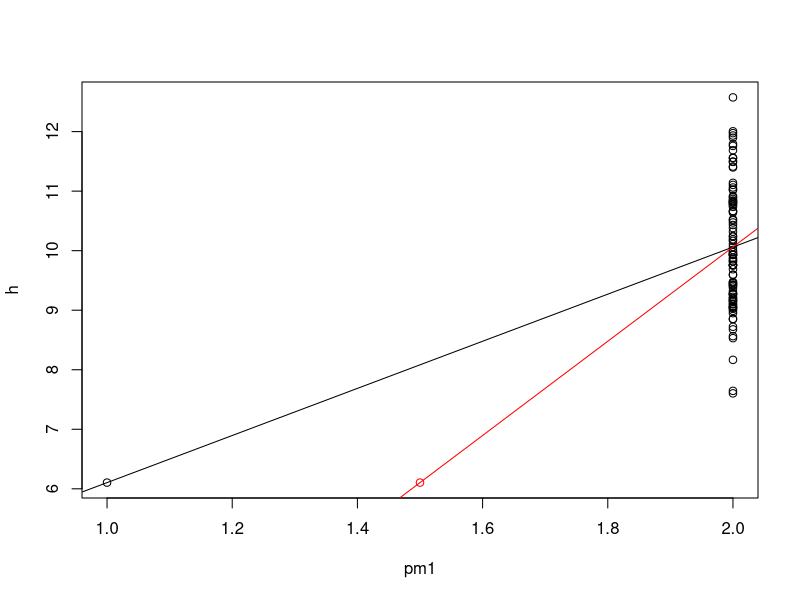

The R script that drew this image:
## ---- chunk 1
knitr::opts_chunk$set(echo = TRUE)
## ---- chunk 2
h <- c(rnorm(99,10,1),rnorm(1,5,1))

pm1 <- c(rep(2,99),1)
pm2 <- c(rep(2,99),1.5)

plot(h~pm1)
abline(lm(h~pm1))

points(h[100]~pm2[100], col = "red")
abline(lm(h~pm2), col = "red")
